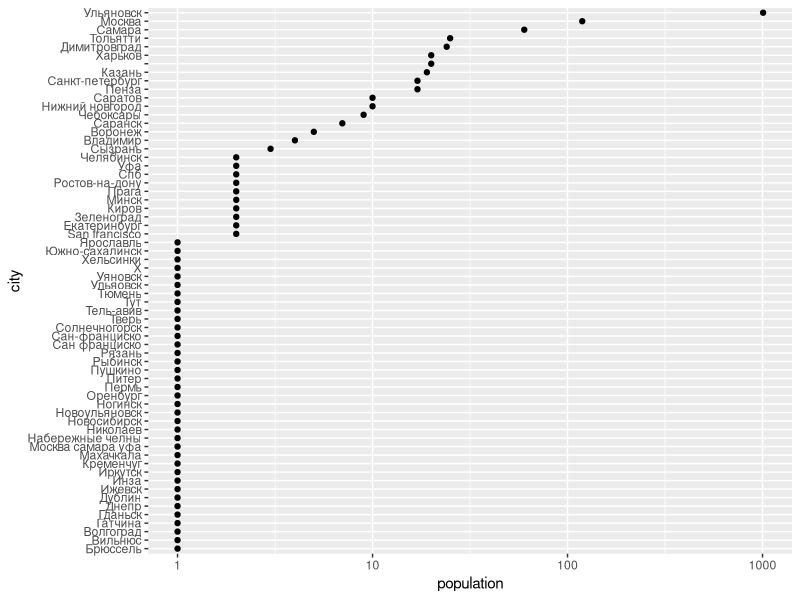

This chart was generated by the following R code: (Note: this script raises an error after producing the figure.)
#!/usr/bin/env Rscript
library(ggplot2)

users <- read.delim("./users.txt")


# Распределение по городам
area <- data.frame(table(users$city))
colnames(area) <- c("city", "population")
area$city <- with(area, reorder(city, population))

qplot(data=area, x=city, y=population) + coord_flip() + scale_y_log10()

total <- sum(area$population)
area <- transform(area, percent=(area$population * 100 / total))


# распределение по компаниям
companies <- data.frame(table(users$company))
colnames(companies) <- c("company", "population")
companies <- subset(companies, companies$population > 5 & companies$company != "")
companies$company <- with(companies, reorder(company, population))

qplot(data=companies, x=company, y=population, geom="bar") + stat_identity(geom="bar") + coord_flip()


# распределение по дате регистрации
dates <- data.frame(table(as.Date(users$created_at)))
colnames(dates) <- c("date", "population")
qplot(data=dates, x=dates$date, y=dates$population, geom="bar", stat="identity") + geom_bar(stat="identity") + theme(axis.text.x=element_text(angle=90))

qplot("Daily", population, data=dates, geom="boxplot")
